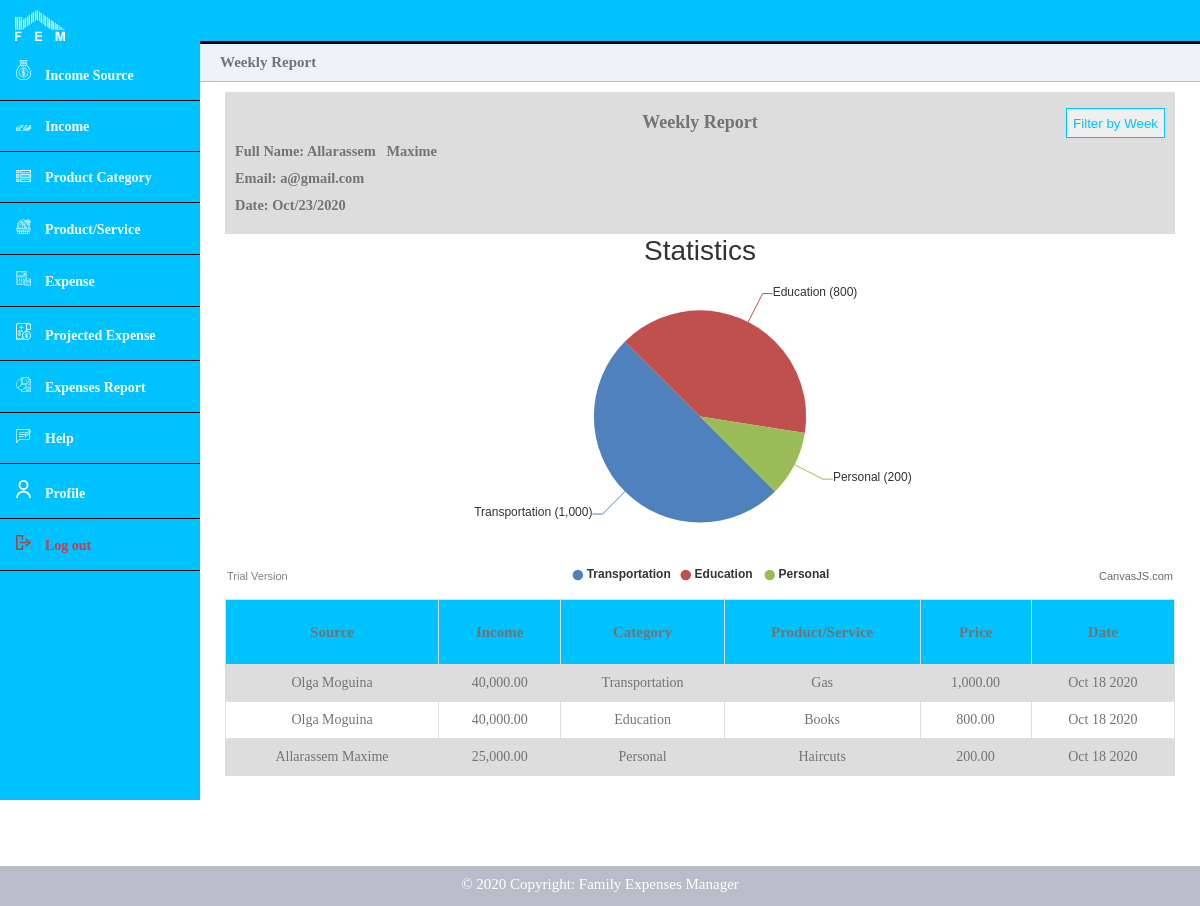
Screenshot of /weekly-report.php (signed in) with the database file from the repository.
### tables this page shows
CREATE TABLE `User` (
  `user_id` int(11) NOT NULL,
  `first_name` varchar(50) NOT NULL,
  `last_name` varchar(50) NOT NULL,
  `user_email` varchar(100) NOT NULL,
  `is_admin` tinyint(1) NOT NULL DEFAULT 0,
  `user_password` varchar(200) NOT NULL,
  `created_at` date NOT NULL DEFAULT current_timestamp()
);

CREATE TABLE `Expense` (
  `expense_id` int(11) NOT NULL,
  `user_id` int(11) NOT NULL,
  `product_service_id` int(11) NOT NULL,
  `price` decimal(10,0) NOT NULL,
  `created_at` timestamp NOT NULL DEFAULT current_timestamp(),
  `income_id` int(11) NOT NULL
);

CREATE TABLE `Source` (
  `source_id` int(11) NOT NULL,
  `user_id` int(11) NOT NULL,
  `name` varchar(100) NOT NULL,
  `created_at` timestamp NOT NULL DEFAULT current_timestamp() ON UPDATE current_timestamp()
);

CREATE TABLE `Income` (
  `income_id` int(11) NOT NULL,
  `source_id` int(11) NOT NULL,
  `amount` decimal(10,0) NOT NULL,
  `created_at` timestamp NOT NULL DEFAULT current_timestamp(),
  `user_id` int(11) NOT NULL,
  `remaining_amount` decimal(10,0) NOT NULL
);

CREATE TABLE `ProductServiceCategory` (
  `category_id` int(11) NOT NULL,
  `user_id` int(11) NOT NULL,
  `name` varchar(100) NOT NULL,
  `created_at` timestamp NOT NULL DEFAULT current_timestamp()
);

CREATE TABLE `ProductService` (
  `product_service_id` int(11) NOT NULL,
  `product_service_category_id` int(11) NOT NULL,
  `name` varchar(100) NOT NULL,
  `created_at` timestamp NOT NULL DEFAULT current_timestamp(),
  `user_id` int(11) NOT NULL
);

### weekly-report.php (the view, shortened to what this page needs)
<?php
	require_once('config/db_connection.php');
	$user_id = $_SESSION['user_id'];
	$query   = "SELECT * FROM User WHERE user_id = '$user_id'";
	$results = mysqli_query($con, $query);
	if (mysqli_num_rows($results) == 1) {
		$profile_data = $results->fetch_assoc();
	}
	$jsonArray = array();
	$the_week    = date("YW") -1;
?>
<!DOCTYPE html>
<html>
	<head>
		<link rel="stylesheet" href="css/dashboard.css">
	</head>
	<body>
		<?php include('header.php'); ?>
		<div class="main-content">
			<div class="title-left" style="font-size: 15px; color: #737373;">
				Weekly Report
			</div>
			<div style="overflow-x:auto;" id="tblCustomers" cellspacing="0" cellpadding="0">
				<div class="report-title">
					<div style="font-size:18px; text-align:center;">Weekly Report</div>
					<div class="report-filter" onclick="shoFilterByWeek()" style="float: right; margin-top: -35px; font-size: 15px;">
						<button style=" color: #00C2FF; height: 30px;  cursor: pointer; border: 1px solid #00C2FF;">Filter by Week</button>
					</div>
					<div>Full Name: <?php echo $profile_data['first_name']; ?>&nbsp;&nbsp; <?php echo $profile_data['last_name']; ?></div>
					<div>Email: <?php echo $profile_data['user_email']; ?></div>
					<div>Date: <?php echo  date("M"); ?>/<?php echo  date("d"); ?>/<?php echo  date("Y"); ?></div>
				</div>
				<div id="chartContainer" style="height: 350px; width: 95%; margin-left: auto; margin-right: auto;"></div>
				<table style="margin-top: 15px;">
					<?php
						$query1 = "SELECT * FROM Expense WHERE user_id = '$user_id' AND YEARWEEK(created_at) = '$the_week' ORDER BY created_at DESC";
						$results = mysqli_query($con, $query1);
						if (mysqli_num_rows($results) > 0) {
							?>
								<tr style="height: 65px; font-size: 15px; color: #737373;">
									<th style="color: #737373;">Source</th>
									<th style="color: #737373;">Income</th>
									<th style="color: #737373;">Category</th>
									<th style="color: #737373;">Product/Service</th>
									<th style="color: #737373;">Price</th>
									<th style="color: #737373;">Date</th>
								</tr>
							<?php
							while($row = $results->fetch_assoc()) {
								$product_service_id = $row['product_service_id'];
								$query   = "SELECT * FROM ProductService WHERE product_service_id = '$product_service_id'";
								$result2 = mysqli_query($con, $query);
								if (mysqli_num_rows($result2) == 1) {
									$product_service_data = $result2->fetch_assoc();
								}
								$product_category_id = $product_service_data['product_service_category_id'];
								$query   = "SELECT * FROM ProductServiceCategory WHERE category_id = '$product_category_id'";
								$result3 = mysqli_query($con, $query);
								if (mysqli_num_rows($result3) == 1) {
									$product_category_data = $result3->fetch_assoc();
								}
								$income_id = $row['income_id'];
								$income_query   = "SELECT * FROM Income WHERE income_id = '$income_id'";
								$income_result  = mysqli_query($con, $income_query);
								if (mysqli_num_rows($income_result) == 1) {
									$income_data = $income_result->fetch_assoc();
								}
								$source_id = $income_data['source_id'];
								$source_query   = "SELECT * FROM Source WHERE source_id = '$source_id'";
								$source_result  = mysqli_query($con, $source_query);
								if (mysqli_num_rows($source_result) == 1) {
									$source_data = $source_result->fetch_assoc();
								}
								$jsonArrayItem = array();
								$jsonArrayItem['label'] = $product_category_data['name'];
								$jsonArrayItem['y'] = $row['price'];
								array_push($jsonArray, $jsonArrayItem);
								?>
									<tr>
										<td><?php echo $source_data['name'] ?></td>
										<td><?php echo number_format($income_data['amount'], 2) ?></td>
										<td><?php echo $product_category_data['name'] ?></td>
										<td><?php echo $product_service_data['name'] ?></td>
										<td><?php echo number_format($row['price'], 2) ?></td>
										<td><?php echo date('M d Y',strtotime($row['created_at'])) ?></td>
									</tr>
								<?php
							}
						} else {
							?>
								<div style="font-size: 15px; color: #737373; margin-top: 50px; text-align: center;">No data</div>
							<?php
						}
					?>
				</table>
				<div class="table-bottom-space"></div>
			</div>
		</div>
		<br><br><br><br><br>
		<?php include_once("footer.php"); ?>
		<script type="text/javascript">
			window.onload = function() {
				var dataPoints = <?php echo json_encode($jsonArray, JSON_NUMERIC_CHECK); ?>;
				console.log("=====JAVASCRIPT======");
				console.log(dataPoints);
				var labelArr = [];
				var totalArr = [];
				for (let index = 0; index < dataPoints.length; index++) {
					const element = dataPoints[index].label;
					if(labelArr.includes(element)) {
						// DO NOTHING
					} else {
						labelArr.push(element);
					}
				}
				for (let index = 0; index < labelArr.length; index++) {
					var price = [];
					const element = labelArr[index];
					console.log("=====ELEMENT======");
					console.log(element);
					for (let i = 0; i < dataPoints.length; i++) {
						const p = dataPoints[i];
						if(p.label === element) {
							price.push(p.y);
							console.log("===== P.Y ======");
							console.log(p.y);
						}
					}
					console.log("===== PRICE HERE ======");
					console.log(price);
					var total = price.reduce((a, b) => {
						return a+b;
					})
					console.log("===== TOTAL ======");
					console.log(total);
					totalArr.push({label:element, y:total});
				}
				console.log("===== TOTAL ARR ======");
				console.log(totalArr);
				var options = {
					title: {
						text: "Statistics"
					},
					data: [{
						type: "pie",
						startAngle: 45,
						showInLegend: "true",
						legendText: "{label}",
						indexLabel: "{label} ({y})",
						yValueFormatString:"#,##0.#"%"",
						dataPoints: totalArr
					}]
				};
				$("#chartContainer").CanvasJSChart(options);
			}
		</script>
	</body>
</html>

### css/dashboard.css (style rules this page uses)
* { box-sizing: border-box; }
body { margin: 0; padding: 0; }
table { border-collapse: collapse; width: 95%; margin: auto; color: #737373; font-size: 14px; margin-top: 15px; }
td, th { border: 1px solid #dddddd; text-align: left; padding: 10px; text-align: center; }
table tr th { background-color: #00C2FF; color: #233245; }
tr:nth-child(even) { background-color: #dddddd; }
.table-bottom-space { padding-top: 40px; }
.main-content { padding: 40px; margin-top: 0; padding: 0; padding-top: 44px; height: 100%; overflow: scroll; }
.main-content .title-left { background-color: #eef1f7; border-bottom: 1px solid #b8bec9; padding: 10px 20px; font-weight: 700; color: #333; font-size: 16px; }
.report-title { font-size: 12px; color: #737373; margin-top: 10px; background-color: #dddddd; margin-left: 2.5%; margin-right: 2.5%; padding-bottom: 10px; padding-top: 10px; }
.report-title div { margin: 10px; font-weight: bold; font-size: larger; }
@media only screen and (min-width: 300px) { table { border-collapse: collapse; width: 95%; margin: auto; } }
@media only screen and (min-width: 600px) { table { border-collapse: collapse; width: 95%; margin: auto; } }
@media only screen and (min-width: 600px) { .main-content { margin-left: 70px; } }
@media only screen and (min-width: 800px) { table { border-collapse: collapse; width: 95%; margin: auto; } }
@media only screen and (min-width: 800px) { .main-content { margin-left: 200px; } }
@media screen and (min-width: 1024px) { table { border-collapse: collapse; width: 95%; margin: auto; } }

### rows the page displays
user: first_name "Allarassem", last_name "Maxime", user_email "a@gmail.com"
expense: source.name "Olga Moguina", income.amount "40,000.00", productservicecategory.name "Transportation", product_service.name "Gas", price "1,000.00", created_at "Oct 18 2020"
expense: source.name "Olga Moguina", income.amount "40,000.00", productservicecategory.name "Education", product_service.name "Books", price "800.00", created_at "Oct 18 2020"
expense: source.name "Allarassem Maxime", income.amount "25,000.00", productservicecategory.name "Personal", product_service.name "Haircuts", price "200.00", created_at "Oct 18 2020"
